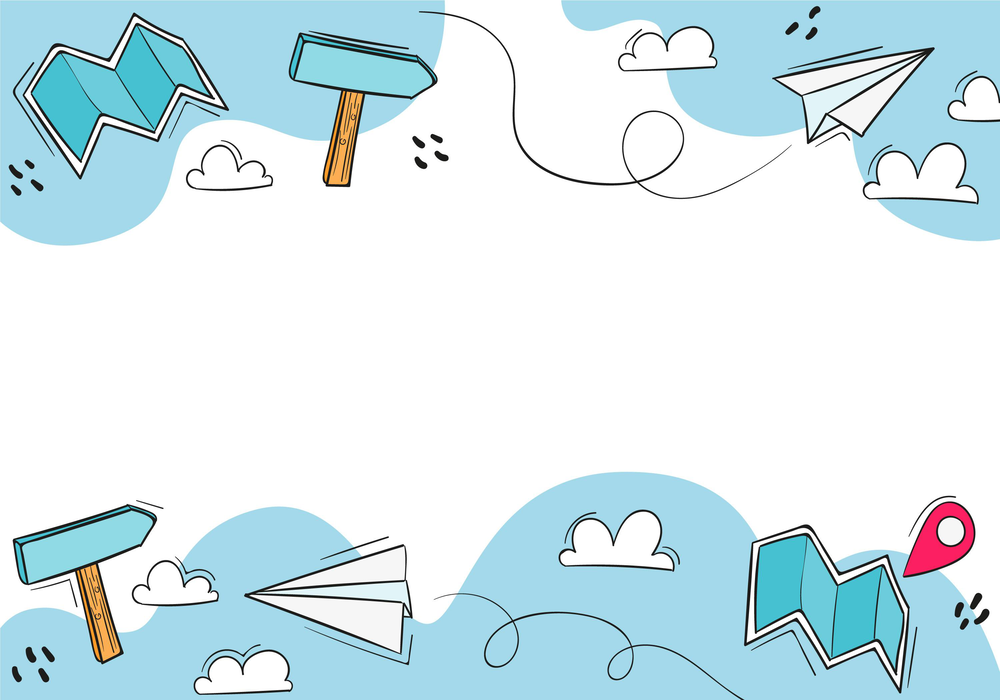
#> input picture bg.png, 1000 x 700 px, found by its file name
$ python new_20230611182127.py   (older library calls are emulated)
#> lines starting #> are read from the running program, lines starting #| are printed output that depends on the picture
from tkinter import *
from tkinter import messagebox as msg
import tkinter.font as Font
import pandas as pd
import random
import pickle
from PIL import ImageTk,Image

def main(user):
#> called with user = 'Abdullah'
    r = Tk()
    r.state("zoomed")

    file = Image.open("bg.png")
#> file is the input picture: PIL image 1000x700 RGB; mean R, G, B 213.3, 232.4, 238.1
    Img = file.resize((r.winfo_screenwidth(),r.winfo_screenheight()),Image.ANTIALIAS)
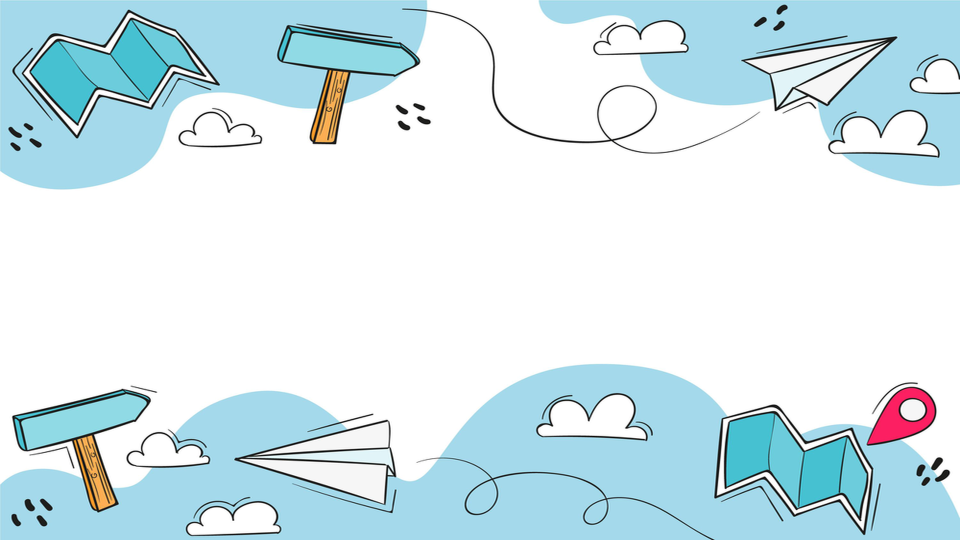
#> Img: PIL image 1920x1080 RGB (shown at 1/2 size); mean R, G, B 213.2, 232.4, 238
    bg = ImageTk.PhotoImage(Img)

    c = Canvas(r)
    c.create_image(0,0,image=bg,anchor="nw")
    c.pack(fill=BOTH,expand=True)


main("Abdullah")
